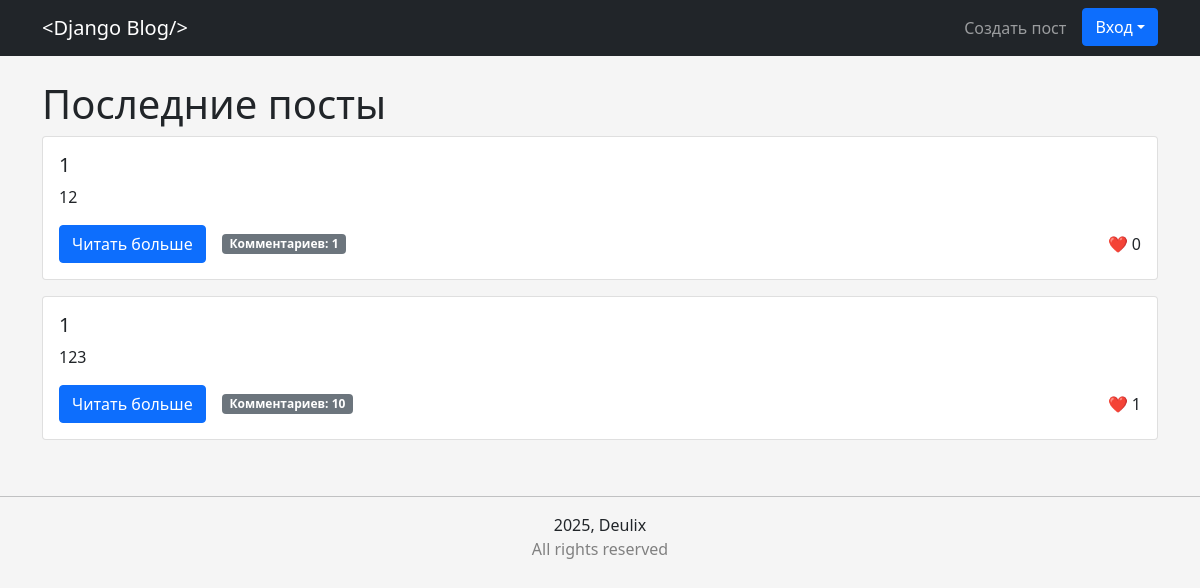
Before: / with the older database file.
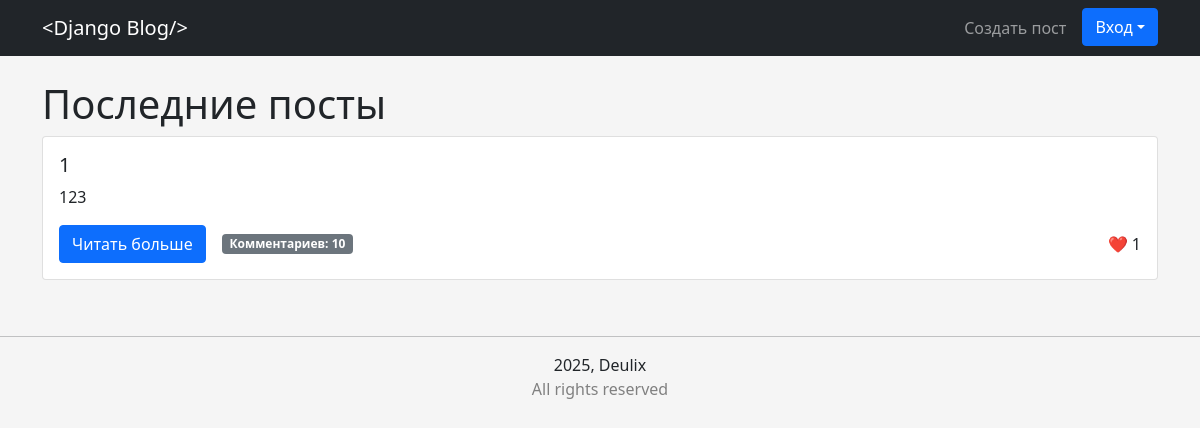
After: the same page with the newer database file.
### blog/models.py (models this page shows, shortened)
class Post(models.Model):
    title = models.CharField(max_length=100)
    content = models.TextField()
    author = models.ForeignKey(User, on_delete=models.CASCADE)
    created_at = models.DateTimeField(auto_now_add=True)
    updated_at = models.DateTimeField(auto_now=True)

### blog/views.py (the view)
# urls.py: path('', views.home, name='home'),
def home(request):
    posts = Post.objects.all().order_by("-created_at")
    liked_posts_ids = []
    if request.user.is_authenticated:
        liked_posts_ids = list(
            LikePost.objects.filter(user=request.user, post__in=posts).values_list(
                "post_id", flat=True
            )
        )
    return render(
        request, "home.html", {"posts": posts, "liked_posts_ids": liked_posts_ids}
    )

### blog/templates/home.html (shortened to what this page needs)
{% extends 'base.html' %}
{% block content %}
  {% if posts %}
    <h1>Последние посты</h1>
    {% for post in posts %}
      <div class="card mb-3">
        <div class="card-body">
          <h5 class="card-title">{{ post.title }}</h5>
          <p class="card-text">{{ post.content|truncatechars:200 }}</p>
          <div class="d-flex align-items-center">
            <a href="{% url 'post_detail' pk=post.pk %}" class="btn btn-primary me-3">Читать больше</a>
            <span class="badge bg-secondary me-3">
              Комментариев: {{ post.comments.count }}
            </span>
            <div class="likes">
              {% if user.is_authenticated %}
                <form action="{% url 'post_like_home' post.pk %}" method="post">
                  {% csrf_token %}
                  <button type="submit" style="border: 0cap; background: white;">
                    {% if post.id in liked_posts_ids %}
                      ❤️
                    {% else %}
                      🤍
                    {% endif %}
                    <span class="count">{{ post.likes.count }}</span>
                  </button>
                </form>
              {% else %}
                <span class="likes-count">
                  ❤️ {{ post.likes.count }}
                </span>
              {% endif %}
            </div>
          </div>
        </div>
      </div>
    {% endfor %}
  {% else %}
    <h1>Пока нет постов</h1>
  {% endif %}
{% endblock %}

### blog/templates/base.html (shortened to what this page needs)
<!DOCTYPE html>
<html lang="en">
  <head>
    <link href="https://cdn.jsdelivr.net/npm/bootstrap@5.0.2/dist/css/bootstrap.min.css" rel="stylesheet" />
  </head>
  <body style="background:whitesmoke;">
    <nav class="navbar navbar-expand-lg navbar-dark bg-dark">
      <div class="container">
        <a class="navbar-brand" href="{% url 'home' %}">&lt;Django Blog/&gt;</a>
        <div class="navbar-nav">
          <a class="nav-link" href="{% url 'post_create' %}">Создать пост</a>
          {% if user.is_authenticated %}
            <div class="dropdown">
              <button type="button" class="btn btn-primary dropdown-toggle" data-bs-toggle="dropdown">{{ user }}</button>
              <ul class="dropdown-menu">
                <li>
                  <a class="dropdown-item" href="#">Профиль</a>
                </li>
                <li>
                  <form action="{% url 'logout' %}" method="post">
                    {% csrf_token %}
                    <center>
                      <button type="submit" class="btn btn-danger mt-2">Выйти</button>
                    </center>
                  </form>
                </li>
              </ul>
            </div>
          {% else %}
            <div class="dropdown ms-2">
              <button type="button" class="btn btn-primary dropdown-toggle" data-bs-toggle="dropdown">Вход</button>
            </div>
          {% endif %}
        </div>
      </div>
    </nav>
    <div class="container mt-4">
      {% block content %}
      {% endblock %}
    </div>
  </body>
</html>
<footer>
  <br /><hr />
  <center>
    2025, Deulix <br /><div style="color: grey;">All rights reserved</div>
  </center>
</footer>

Changed rows visible on the page:
removed Post: title "1", content "12", comments.count "1", likes.count "0"
